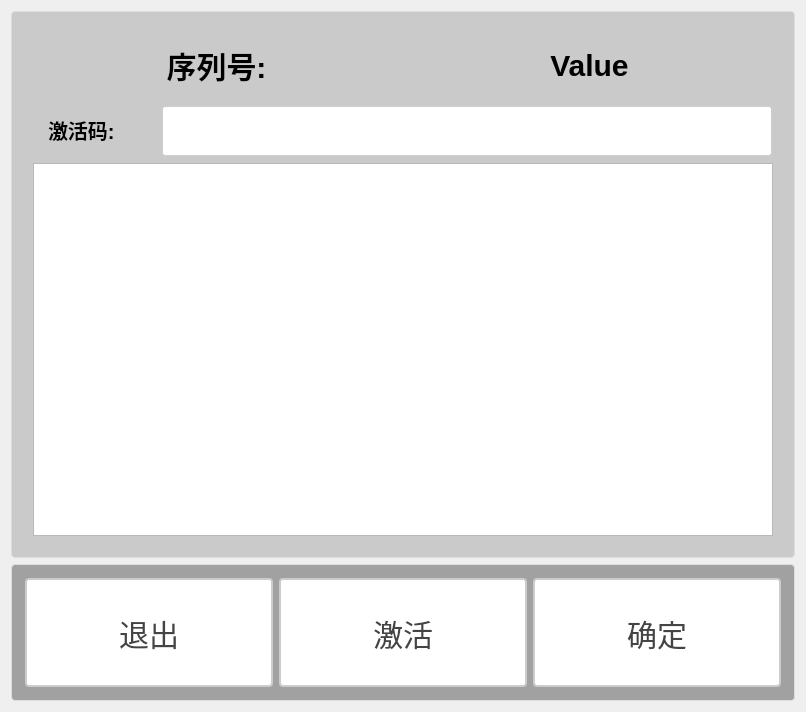
<?xml version="1.0" encoding="UTF-8"?>
<ui version="4.0">
 <class>LicenseValidationClass</class>
 <widget class="QDialog" name="LicenseValidationClass">
  <property name="geometry">
   <rect>
    <x>0</x>
    <y>0</y>
    <width>806</width>
    <height>712</height>
   </rect>
  </property>
  <property name="windowTitle">
   <string>LicenseValidation</string>
  </property>
  <layout class="QVBoxLayout" name="verticalLayout" stretch="4,1">
   <item>
    <widget class="QGroupBox" name="groupBox_2">
     <property name="styleSheet">
      <string notr="true">QGroupBox {
    border: 1px solid #DDD;
    border-radius: 4px;
    font: bold 14px;
    color: #666;
    background-color: rgb(202, 202, 202);
    padding: 10px; 
}

QGroupBox::title {
    subcontrol-origin: margin;
    subcontrol-position: top left;
    left: 10px;
    padding: 0 5px;
}</string>
     </property>
     <property name="title">
      <string/>
     </property>
     <layout class="QVBoxLayout" name="verticalLayout_2">
      <item>
       <layout class="QHBoxLayout" name="horizontalLayout">
        <item>
         <widget class="QLabel" name="label_title_2">
          <property name="sizePolicy">
           <sizepolicy hsizetype="Minimum" vsizetype="Minimum">
            <horstretch>0</horstretch>
            <verstretch>0</verstretch>
           </sizepolicy>
          </property>
          <property name="styleSheet">
           <string notr="true">QLabel {
       font-size: 30px;        
       font-weight: bold;        
       color: rgb(0, 0, 0);       
       padding: 10px 10px;     
       border-bottom: 2px solid #cccccc; 
    }</string>
          </property>
          <property name="text">
           <string>序列号:</string>
          </property>
          <property name="alignment">
           <set>Qt::AlignmentFlag::AlignCenter</set>
          </property>
         </widget>
        </item>
        <item>
         <widget class="QLabel" name="label_seriaNumber">
          <property name="sizePolicy">
           <sizepolicy hsizetype="Minimum" vsizetype="Minimum">
            <horstretch>0</horstretch>
            <verstretch>0</verstretch>
           </sizepolicy>
          </property>
          <property name="styleSheet">
           <string notr="true">QLabel {
       font-size: 30px;        
       font-weight: bold;        
       color: rgb(0, 0, 0);       
       padding: 10px 10px;     
       border-bottom: 2px solid #cccccc; 
    }</string>
          </property>
          <property name="text">
           <string>Value</string>
          </property>
          <property name="alignment">
           <set>Qt::AlignmentFlag::AlignCenter</set>
          </property>
         </widget>
        </item>
       </layout>
      </item>
      <item>
       <layout class="QHBoxLayout" name="horizontalLayout_3" stretch="1,5">
        <item>
         <widget class="QLabel" name="label">
          <property name="styleSheet">
           <string notr="true">QLabel {
       font-size: 20px;        
       font-weight: bold;        
       color: rgb(0, 0, 0);       
       padding: 10px 10px;     
       border-bottom: 2px solid #cccccc; 
    }</string>
          </property>
          <property name="text">
           <string>激活码:</string>
          </property>
         </widget>
        </item>
        <item>
         <widget class="QPushButton" name="pbtn_activationCode">
          <property name="sizePolicy">
           <sizepolicy hsizetype="Minimum" vsizetype="Minimum">
            <horstretch>0</horstretch>
            <verstretch>0</verstretch>
           </sizepolicy>
          </property>
          <property name="styleSheet">
           <string notr="true">QPushButton {
    padding: 6px 14px;
    border: 2px solid #CCC;
    border-radius: 4px;
    background-color: white;
    color: #444;
    font-size: 30px; 
}

QPushButton:hover {
    border-color: #999;
    background-color: #F5F5F5;
}

QPushButton:pressed {
    border-color: #777;
    background-color: #EEE;
}</string>
          </property>
          <property name="text">
           <string/>
          </property>
         </widget>
        </item>
       </layout>
      </item>
      <item>
       <widget class="QPlainTextEdit" name="plainTextEdit"/>
      </item>
     </layout>
    </widget>
   </item>
   <item>
    <widget class="QGroupBox" name="groupBox_4">
     <property name="styleSheet">
      <string notr="true">QGroupBox {
    border: 1px solid #DDD;
    border-radius: 4px;
    font: bold 14px;
    color: #666;
    background-color: rgb(161, 161, 161);
    padding: 2px; 
}

QGroupBox::title {
    subcontrol-origin: margin;
    subcontrol-position: top left;
    left: 10px;
    padding: 0 5px;
}</string>
     </property>
     <property name="title">
      <string/>
     </property>
     <layout class="QHBoxLayout" name="horizontalLayout_2">
      <item>
       <widget class="QPushButton" name="pbtn_exit">
        <property name="sizePolicy">
         <sizepolicy hsizetype="Minimum" vsizetype="Minimum">
          <horstretch>0</horstretch>
          <verstretch>0</verstretch>
         </sizepolicy>
        </property>
        <property name="styleSheet">
         <string notr="true">QPushButton {
    padding: 6px 14px;
    border: 2px solid #CCC;
    border-radius: 4px;
    background-color: white;
    color: #444;
    font-size: 30px; 
}

QPushButton:hover {
    border-color: #999;
    background-color: #F5F5F5;
}

QPushButton:pressed {
    border-color: #777;
    background-color: #EEE;
}</string>
        </property>
        <property name="text">
         <string>退出</string>
        </property>
       </widget>
      </item>
      <item>
       <widget class="QPushButton" name="pbtn_activative">
        <property name="sizePolicy">
         <sizepolicy hsizetype="Minimum" vsizetype="Minimum">
          <horstretch>0</horstretch>
          <verstretch>0</verstretch>
         </sizepolicy>
        </property>
        <property name="styleSheet">
         <string notr="true">QPushButton {
    padding: 6px 14px;
    border: 2px solid #CCC;
    border-radius: 4px;
    background-color: white;
    color: #444;
    font-size: 30px; 
}

QPushButton:hover {
    border-color: #999;
    background-color: #F5F5F5;
}

QPushButton:pressed {
    border-color: #777;
    background-color: #EEE;
}</string>
        </property>
        <property name="text">
         <string>激活</string>
        </property>
       </widget>
      </item>
      <item>
       <widget class="QPushButton" name="pbtn_ok">
        <property name="sizePolicy">
         <sizepolicy hsizetype="Minimum" vsizetype="Minimum">
          <horstretch>0</horstretch>
          <verstretch>0</verstretch>
         </sizepolicy>
        </property>
        <property name="styleSheet">
         <string notr="true">QPushButton {
    padding: 6px 14px;
    border: 2px solid #CCC;
    border-radius: 4px;
    background-color: white;
    color: #444;
    font-size: 30px; 
}

QPushButton:hover {
    border-color: #999;
    background-color: #F5F5F5;
}

QPushButton:pressed {
    border-color: #777;
    background-color: #EEE;
}</string>
        </property>
        <property name="text">
         <string>确定</string>
        </property>
       </widget>
      </item>
     </layout>
    </widget>
   </item>
  </layout>
 </widget>
 <layoutdefault spacing="6" margin="11"/>
 <resources>
  <include location="LicenseValidation.qrc"/>
 </resources>
 <connections/>
</ui>
